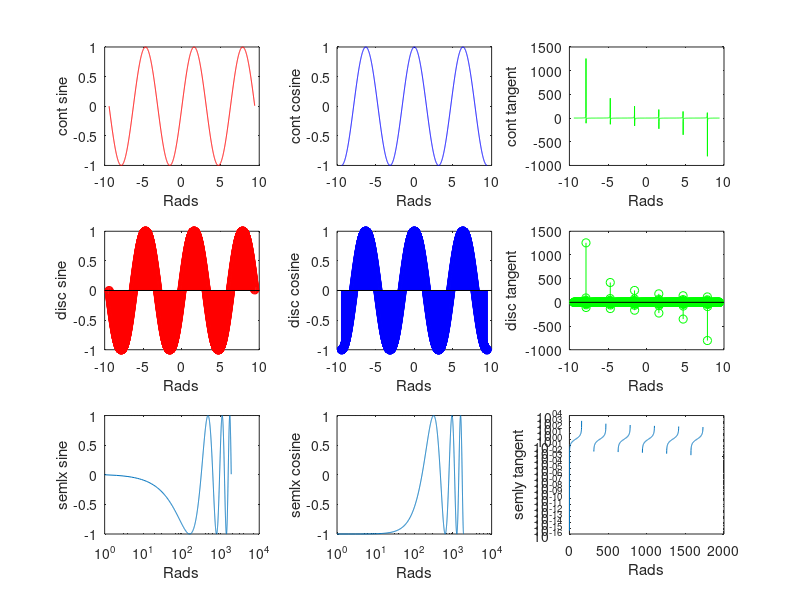

Here is the MATLAB script that generated this plot:
%these are the console commands
%erase results on console
clc
%remove all variables from memory (workspace)
clear all
%closes all the plots and figures
close all

matrix_1 = ones(5, 5)
matrix_2 = zeros(4, 4)
matrix_3 = ones(5, 1)
matrix_4 = zeros(1, 3)

x = [-3*pi : 0.01 : 3*pi]
f1 = sin(x)
f2 = cos(x)
f3 = tan(x)

subplot(3, 3, 1)
plot(x, f1, 'r')
xlabel("Rads")
ylabel("cont sine")

subplot(3, 3, 2)
plot(x, f2, 'b')
xlabel("Rads")
ylabel("cont cosine")

subplot(3, 3, 3)
plot(x, f3, 'g')
xlabel("Rads")
ylabel("cont tangent")


subplot(3, 3, 4)
stem(x, f1, 'r')
xlabel("Rads")
ylabel("disc sine")

subplot(3, 3, 5)
stem(x, f2, 'b')
xlabel("Rads")
ylabel("disc cosine")

subplot(3, 3, 6)
stem(x, f3, 'g')
xlabel("Rads")
ylabel("disc tangent")


subplot(3, 3, 7)
semilogx(f1)
xlabel("Rads")
ylabel("semlx sine")

subplot(3, 3, 8)
semilogx(f2)
xlabel("Rads")
ylabel("semlx cosine")

subplot(3, 3, 9)
semilogy(f3)
xlabel("Rads")
ylabel("semly tangent")